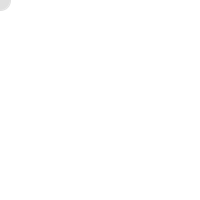
Frame 1 (no input)
Frame 60 (the mouse pressed at the canvas centre just before this capture): identical to frame 1, image omitted
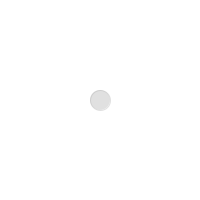
Frame 120 (the mouse held since frame 60 and released just before this capture)

The Processing sketch that drew these frames (run headless with seeded random() and noise(); from frame 60 on, the mouse is pressed at the canvas centre):

// Processing sketch: example_3_3
// ── example_3_3.pde
void setup()
{
  size(200, 200);
}

void draw()
{
  background(255);
  stroke(175, 175, 175, 100);
  fill(175, 175, 175, 100);
  ellipse(mouseX, mouseY, 20, 20);
}
